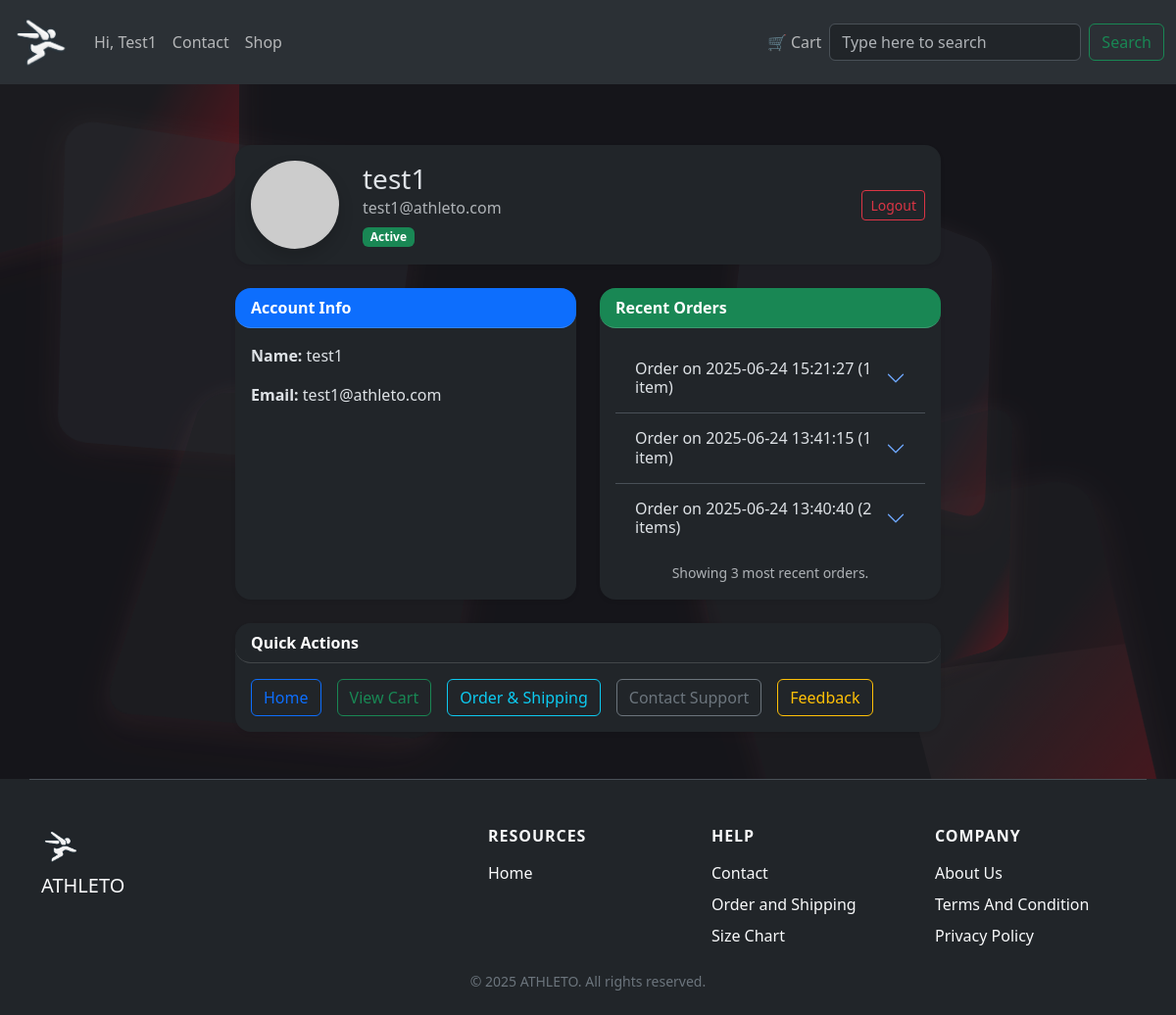
/dashboard (signed in), run on the app's committed database.
### tables this page shows
CREATE TABLE orders (
            id INTEGER PRIMARY KEY AUTOINCREMENT,
            user_email TEXT NOT NULL,
            timestamp TEXT NOT NULL,
            name TEXT,
            contact TEXT,
            address TEXT,
            total_amount REAL NOT NULL
        , status TEXT DEFAULT 'Placed');

### app.py (the view)
@app.route('/dashboard')
def dashboard():
    if "user" not in session:
        return redirect(url_for("login"))
    db = get_db()
    orders = db.execute('SELECT * FROM orders WHERE user_email = ? ORDER BY timestamp DESC', (session["user"],)).fetchall()
    order_data = []
    for order in orders:
        items = db.execute('SELECT * FROM order_items WHERE order_id = ?', (order['id'],)).fetchall()
        order_data.append({'order': order, 'items': items})
    import sqlite3
    feedback_db = sqlite3.connect('feedback.db')
    feedback_db.row_factory = sqlite3.Row
    show_feedback_button = False
    delivered_order_id = None
    delivered_orders = db.execute(
        "SELECT id FROM orders WHERE user_email = ? AND status = 'Delivered' ORDER BY timestamp DESC",
        (session["user"],)
    ).fetchall()
    for o in delivered_orders:
        feedback = feedback_db.execute(
            "SELECT 1 FROM product_feedback WHERE order_id = ?", (o['id'],)
        ).fetchone()
        if not feedback:
            show_feedback_button = True
            delivered_order_id = o['id']
            break
    feedback_db.close()
    return render_template(
        "dashboard.html",
        orders=order_data,
        show_feedback_button=show_feedback_button,
        delivered_order_id=delivered_order_id
    )

### app.py (called while the page is built)
@app.teardown_appcontext
def close_product_db(error):
    db = g.pop('product_db', None)
    if db is not None:
        db.close()

@app.before_request
def check_session_timeout():
    if 'user' in session:
        session_age = time.time() - session.get('timestamp', time.time())
        if session_age > 3600:
            session.clear()
            return redirect(url_for('signup'))
        else:
            session['timestamp'] = time.time()

@app.teardown_appcontext
def close_all_dbs(error):
    feedback_db = g.pop('feedback_db', None)
    if feedback_db is not None:
        feedback_db.close()

@app.teardown_appcontext
def close_product_feedback_db(error):
    db = g.pop('product_feedback_db', None)
    if db is not None:
        db.close()

def get_db():
    if 'db' not in g:
        g.db = sqlite3.connect('products.db')
        g.db.row_factory = sqlite3.Row
    return g.db

@app.teardown_appcontext
def close_connection(exception):
    db = g.pop('product_db', None)
    if db is not None:
        db.close()

@app.teardown_appcontext
def close_receipt_db(error):
    db = g.pop('receipt_db', None)
    if db is not None:
        db.close()

### templates/dashboard.html (shortened to what this page needs)
{% extends "base.html" %}
{% block content %}
<div class="container mt-5">
  <div class="row justify-content-center">
    <div class="col-lg-8">
      <div class="card mb-4 shadow-sm border-0 rounded-4">
        <div class="card-body d-flex align-items-center">
          <img
            src="https://ui-avatars.com/api/?name={{ session.get('name', 'User') }}&background=800020&color=fff&size=128"
            alt="Avatar" class="rounded-circle shadow me-4" style="width: 90px; height: 90px; object-fit: cover;">
          <div>
            <h3 class="mb-0">{{ session.get('name', 'User') }}</h3>
            <p class="mb-1 text-muted">{{ session.get('user') }}</p>
            <span class="badge bg-success">Active</span>
          </div>
          <div class="ms-auto">
            <a href="{{ url_for('logout') }}" class="btn btn-outline-danger btn-sm">Logout</a>
          </div>
        </div>
      </div>
      <div class="row g-4">
        <div class="col-md-6">
          <div class="card border-0 shadow-sm h-100 rounded-4">
            <div class="card-header bg-primary text-white rounded-4">
              <strong>Account Info</strong>
            </div>
            <div class="card-body">
              <p><strong>Name:</strong> {{ session.get('name', 'User') }}</p>
              <p><strong>Email:</strong> {{ session.get('user') }}</p>
            </div>
          </div>
        </div>
        <div class="col-md-6">
          <div class="card border-0 shadow-sm h-100 rounded-4">
            <div class="card-header bg-success text-white rounded-4">
              <strong>Recent Orders</strong>
            </div>
            <div class="card-body">
              {% if orders and orders|length > 0 %}
              <div class="accordion accordion-flush" id="ordersAccordion">
                {% for order in orders[:3] %}
                <div class="accordion-item">
                  <h2 class="accordion-header" id="heading{{ loop.index }}">
                    <button class="accordion-button collapsed" type="button" data-bs-toggle="collapse"
                      data-bs-target="#collapse{{ loop.index }}" aria-expanded="false"
                      aria-controls="collapse{{ loop.index }}">
                      Order on {{ order["order"]["timestamp"] if order["order"] is defined else order["timestamp"] }}
                      ({{ order["items"]|length }} item{{ 's' if order["items"]|length > 1 else '' }})
                    </button>
                  </h2>
                        {% set total = namespace(value=0) %}
                        {% for item in order["items"] %}
                          {% set total.value = total.value + (item["price"] * item["quantity"]) %}
                        {% endfor %}
                </div>
                {% endfor %}
              </div>
              {% if orders|length > 3 %}
              <div class="text-center mt-2">
                <small class="text-muted">Showing 3 most recent orders.</small>
              </div>
              {% endif %}
              {% else %}
              <p class="text-muted">No orders yet.</p>
              {% endif %}
            </div>
          </div>
        </div>
      </div>
      <div class="card mt-4 border-0 shadow-sm rounded-4">
        <div class="card-header bg-dark text-white rounded-4">
          <strong>Quick Actions</strong>
        </div>
        <div class="card-body d-flex flex-wrap gap-3">
          <a href="{{ url_for('home') }}" class="btn btn-outline-primary">Home</a>
          <a href="{{ url_for('view_cart') }}" class="btn btn-outline-success">View Cart</a>
          <a href="{{ url_for('orderandship') }}" class="btn btn-outline-info">Order & Shipping</a>
          <a href="{{ url_for('contact') }}" class="btn btn-outline-secondary">Contact Support</a>
          {% if show_feedback_button and delivered_order_id %}
            <a href="{{ url_for('product_feedback') }}?order_id={{ delivered_order_id }}" class="btn btn-outline-warning">Feedback</a>
          {% endif %}
        </div>
      </div>
    </div>
  </div>
</div>
{% endblock %}

### templates/base.html (style rules this page uses)
body { padding-top: 56px; background: #15151a; min-height: 100vh; overflow-x: hidden; position: relative; z-index: 1; }

### data on the page
orders: timestamp "2025-06-24 15:21:27"
orders: timestamp "2025-06-24 13:41:15"
orders: timestamp "2025-06-24 13:40:40"

### other printed values
{{ session.get('name', session['user'].split('@')[0])|capitalize }} "Test1"
{{ session.get('name', 'User') }} "test1"
{{ session.get('user') }} "test1@athleto.com"
{{ order["items"]|length }} "1" "1" "2"
{{ 's' if order["items"]|length > 1 else '' }} "s"
{{ 2025 }} "2025"
